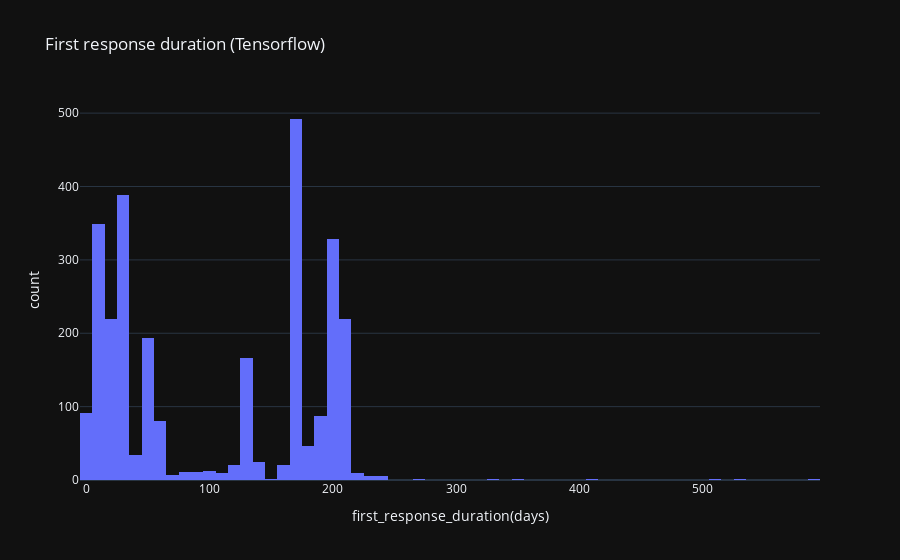

The notebook cell this image was saved under:
### Code cell
fig = px.histogram(tensorflow_working_df, x='first_response_duration(days)', title='First response duration (Tensorflow)')
fig.show()

### Figure 1 — Plotly figure (JSON) as saved in the notebook; plotly's stock layout.template omitted (floating-point values rounded to 4 significant figures; data arrays with more than 128 entries replaced by an {"elided": "..."} marker saying what was removed)
{"data": [{"alignmentgroup": "True", "bingroup": "x", "hovertemplate": "first_response_duration(days)=%{x}<br>count=%{y}<extra></extra>", "legendgroup": "", "marker": {"color": "#636efa", "pattern": {"shape": ""}}, "name": "", "offsetgroup": "", "orientation": "v", "showlegend": false, "x": {"elided": "2916 float values"}, "xaxis": "x", "yaxis": "y", "type": "histogram"}], "layout": {"xaxis": {"anchor": "y", "domain": [0.0, 1.0], "title": {"text": "first_response_duration(days)"}}, "yaxis": {"anchor": "x", "domain": [0.0, 1.0], "title": {"text": "count"}}, "legend": {"tracegroupgap": 0}, "title": {"text": "First response duration (Tensorflow)"}, "barmode": "relative"}}
